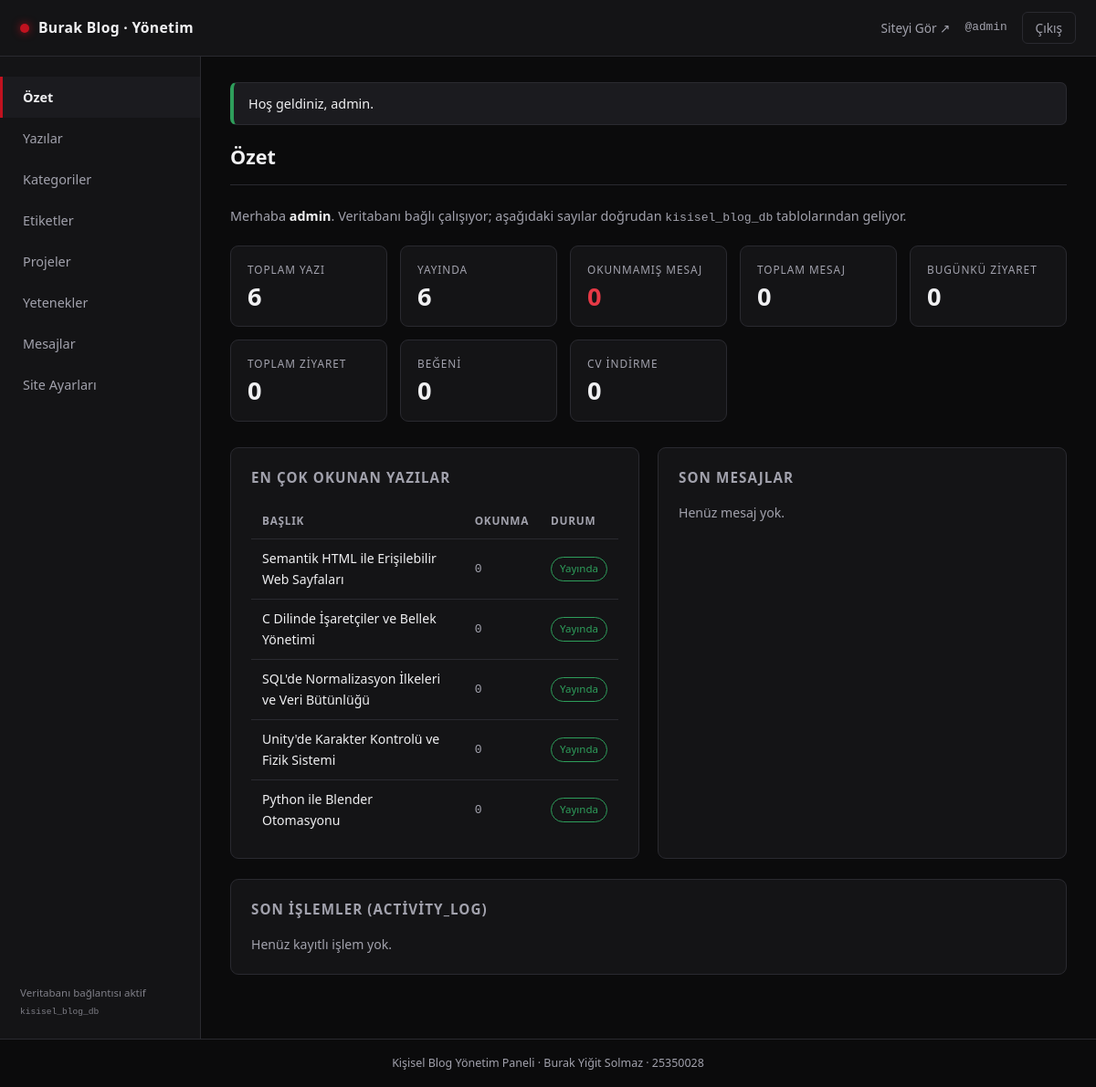
The page /admin/index.php (signed in) on the database its author committed.
### tables this page shows
CREATE TABLE `articles` (
  `id`           INT UNSIGNED NOT NULL AUTO_INCREMENT,
  `category_id`  INT UNSIGNED NULL,
  `title`        VARCHAR(190) NOT NULL,
  `slug`         VARCHAR(190) NOT NULL,
  `summary`      VARCHAR(400) NOT NULL DEFAULT '',
  `content`      MEDIUMTEXT   NOT NULL,
  `cover_image`  VARCHAR(190) NULL,
  `view_count`   INT UNSIGNED NOT NULL DEFAULT 0,
  `is_published` TINYINT(1)   NOT NULL DEFAULT 1,
  `created_at`   DATETIME     NOT NULL DEFAULT CURRENT_TIMESTAMP,
  `updated_at`   DATETIME     NOT NULL DEFAULT CURRENT_TIMESTAMP ON UPDATE CURRENT_TIMESTAMP,
  PRIMARY KEY (`id`),
  UNIQUE KEY `uq_articles_slug` (`slug`),
  KEY `idx_articles_category` (`category_id`),
  KEY `idx_articles_published` (`is_published`, `created_at`),
  CONSTRAINT `fk_articles_category`
    FOREIGN KEY (`category_id`) REFERENCES `categories` (`id`)
    ON DELETE SET NULL ON UPDATE CASCADE
);

### includes/functions.php (called while the page is built, shortened)
<?php
function e(?string $value): string
{
    return htmlspecialchars((string)$value, ENT_QUOTES, 'UTF-8');
}
function url(string $path = ''): string
{
    return BASE_URL . '/' . ltrim($path, '/');
}
function flash_get(): ?array
{
    if (isset($_SESSION['flash'])) {
        $flash = $_SESSION['flash'];
        return $flash;
    }
    return null;
}

### includes/db.php (called while the page is built, shortened)
<?php
function db(): PDO
{
    static $pdo = null;
    if ($pdo instanceof PDO) {
        return $pdo;
    }
    $dsn = sprintf(
        'mysql:host=%s;dbname=%s;charset=utf8mb4',
        DB_HOST,
        DB_NAME
    );
    try {
        $pdo = new PDO($dsn, DB_USER, DB_PASS, [
            PDO::ATTR_ERRMODE            => PDO::ERRMODE_EXCEPTION,
            PDO::ATTR_DEFAULT_FETCH_MODE => PDO::FETCH_ASSOC,
            PDO::ATTR_EMULATE_PREPARES   => false,
        ]);
    } catch (PDOException $e) {
        http_response_code(500);
        exit('Veritabanı bağlantısına erişilemiyor. XAMPP &gt; MySQL çalışıyor mu? (Detay: '
            . htmlspecialchars($e->getMessage(), ENT_QUOTES, 'UTF-8') . ')');
    }
    return $pdo;
}

### admin/includes/auth.php (called while the page is built, shortened)
<?php
require_once dirname(__DIR__, 2) . '/includes/db.php';
require_once dirname(__DIR__, 2) . '/includes/functions.php';
function current_admin(): ?array
{
    static $admin = null;
    if ($admin !== null) {
        return $admin;
    }
    $stmt = db()->prepare('SELECT id, username, created_at FROM admins WHERE id = ? LIMIT 1');
    $stmt->execute([(int)$_SESSION['admin_id']]);
    $row = $stmt->fetch();
    $admin = $row;
    return $admin;
}
function require_login(): array
{
    $admin = current_admin();
    return $admin;
}

### admin/index.php (the view, shortened to what this page needs)
<?php
require_once __DIR__ . '/includes/auth.php';
$admin = require_login();
$pdo = db();
$totalArticles   = (int)$pdo->query('SELECT COUNT(*) FROM articles')->fetchColumn();
$publishedCount  = (int)$pdo->query('SELECT COUNT(*) FROM articles WHERE is_published = 1')->fetchColumn();
$totalMessages   = (int)$pdo->query('SELECT COUNT(*) FROM messages')->fetchColumn();
$unreadMessages  = (int)$pdo->query('SELECT COUNT(*) FROM messages WHERE is_read = 0')->fetchColumn();
$totalVisits     = (int)$pdo->query('SELECT COUNT(*) FROM visits')->fetchColumn();
$todayVisits     = (int)$pdo->query('SELECT COUNT(*) FROM visits WHERE DATE(created_at) = CURDATE()')->fetchColumn();
$totalLikes      = (int)$pdo->query('SELECT COUNT(*) FROM article_likes')->fetchColumn();
$totalDownloads  = (int)$pdo->query('SELECT COUNT(*) FROM downloads')->fetchColumn();
$topArticles = $pdo->query(
    'SELECT id, title, slug, view_count, is_published
     FROM articles
     ORDER BY view_count DESC, created_at DESC
     LIMIT 5'
)->fetchAll();
$lastMessages = $pdo->query(
    'SELECT id, name, subject, is_read, created_at
     FROM messages
     ORDER BY created_at DESC
     LIMIT 4'
)->fetchAll();
$lastActivity = $pdo->query(
    'SELECT l.action, l.detail, l.created_at, a.username
     FROM activity_log l
     LEFT JOIN admins a ON a.id = l.admin_id
     ORDER BY l.created_at DESC, l.id DESC
     LIMIT 6'
)->fetchAll();
$adminTitle = 'Özet';
require __DIR__ . '/includes/layout-header.php';
?>
<p style="color:#a2a2ad;font-size:.9rem;margin-bottom:20px">
  Merhaba <strong style="color:#f0f0f2"><?= e($admin['username']) ?></strong>. Veritabanı bağlı çalışıyor;
  aşağıdaki sayılar doğrudan <span class="mono">kisisel_blog_db</span> tablolarından geliyor.
</p>
<div class="stat-grid">
  <div class="stat-card">
    <div class="stat-label">Toplam Yazı</div>
    <div class="stat-value"><?= $totalArticles ?></div>
  </div>
  <div class="stat-card">
    <div class="stat-label">Yayında</div>
    <div class="stat-value"><?= $publishedCount ?></div>
  </div>
  <div class="stat-card highlight">
    <div class="stat-label">Okunmamış Mesaj</div>
    <div class="stat-value"><?= $unreadMessages ?></div>
  </div>
  <div class="stat-card">
    <div class="stat-label">Toplam Mesaj</div>
    <div class="stat-value"><?= $totalMessages ?></div>
  </div>
  <div class="stat-card">
    <div class="stat-label">Bugünkü Ziyaret</div>
    <div class="stat-value"><?= $todayVisits ?></div>
  </div>
  <div class="stat-card">
    <div class="stat-label">Toplam Ziyaret</div>
    <div class="stat-value"><?= $totalVisits ?></div>
  </div>
  <div class="stat-card">
    <div class="stat-label">Beğeni</div>
    <div class="stat-value"><?= $totalLikes ?></div>
  </div>
  <div class="stat-card">
    <div class="stat-label">CV İndirme</div>
    <div class="stat-value"><?= $totalDownloads ?></div>
  </div>
</div>
<div class="split">
  <section class="panel">
    <h2>En Çok Okunan Yazılar</h2>
    <?php if (empty($topArticles)): ?>
      <p style="color:#a2a2ad;font-size:.88rem">Henüz yazı yok.</p>
    <?php else: ?>
      <div class="table-wrap">
        <table class="admin-table">
          <thead>
            <tr><th>Başlık</th><th>Okunma</th><th>Durum</th></tr>
          </thead>
          <tbody>
            <?php foreach ($topArticles as $row): ?>
              <tr>
                <td><?= e($row['title']) ?></td>
                <td class="mono"><?= (int)$row['view_count'] ?></td>
                <td>
                  <?php if ((int)$row['is_published'] === 1): ?>
                    <span class="badge badge-success">Yayında</span>
                  <?php else: ?>
                    <span class="badge badge-warn">Taslak</span>
                  <?php endif; ?>
                </td>
              </tr>
            <?php endforeach; ?>
          </tbody>
        </table>
      </div>
    <?php endif; ?>
  </section>
  <section class="panel">
    <h2>Son Mesajlar</h2>
    <?php if (empty($lastMessages)): ?>
      <p style="color:#a2a2ad;font-size:.88rem">Henüz mesaj yok.</p>
    <?php endif; ?>
  </section>
</div>
<section class="panel">
  <h2>Son İşlemler (activity_log)</h2>
  <?php if (empty($lastActivity)): ?>
    <p style="color:#a2a2ad;font-size:.88rem">Henüz kayıtlı işlem yok.</p>
  <?php endif; ?>
</section>
<?php require __DIR__ . '/includes/layout-footer.php'; ?>

### admin/includes/layout-header.php (shortened to what this page needs)
<?php
$currentAdmin = current_admin();
$adminTitle   = $adminTitle ?? 'Yönetim Paneli';
$currentFile  = basename($_SERVER['SCRIPT_NAME'] ?? 'index.php');
$menu = [
    'index.php'       => 'Özet',
    'yazilar.php'     => 'Yazılar',
    'kategoriler.php' => 'Kategoriler',
    'etiketler.php'   => 'Etiketler',
    'projeler.php'    => 'Projeler',
    'yetenekler.php'  => 'Yetenekler',
    'mesajlar.php'    => 'Mesajlar',
    'ayarlar.php'     => 'Site Ayarları',
];
?>
<!DOCTYPE html>
<html lang="tr">
<head>
  <link rel="stylesheet" href="<?= e(url('admin/assets/admin.css')) ?>">
</head>
<body>
  <header class="admin-topbar">
    <a class="admin-brand" href="<?= e(url('admin/index.php')) ?>">
      <span class="admin-brand-dot"></span> Burak Blog · Yönetim
    </a>
    <div class="admin-topbar-right">
      <a class="admin-site-link" href="<?= e(url()) ?>" target="_blank" rel="noopener">Siteyi Gör ↗</a>
      <?php if ($currentAdmin): ?>
        <span class="admin-user">@<?= e($currentAdmin['username']) ?></span>
        <a class="admin-logout" href="<?= e(url('admin/logout.php')) ?>">Çıkış</a>
      <?php endif; ?>
    </div>
  </header>
  <div class="admin-shell">
    <aside class="admin-sidebar">
      <nav aria-label="Yönetim menüsü">
        <ul>
          <?php foreach ($menu as $file => $label): ?>
            <li>
              <a class="<?= $currentFile === $file ? 'active' : '' ?>"
                 href="<?= e(url('admin/' . $file)) ?>"><?= e($label) ?></a>
            </li>
          <?php endforeach; ?>
        </ul>
      </nav>
      <p class="admin-version">Veritabanı bağlantısı aktif<br><small>kisisel_blog_db</small></p>
    </aside>
    <main class="admin-main">
      <?php $flash = flash_get(); ?>
      <?php if ($flash): ?>
        <div class="admin-flash admin-flash-<?= e($flash['type']) ?>">
          <?= e($flash['message']) ?>
        </div>
      <?php endif; ?>
      <h1 class="admin-title"><?= e($adminTitle) ?></h1>

### admin/assets/admin.css (style rules this page uses)
:root { --a-bg: #0b0b0c; --a-panel: #141416; --a-panel-2: #1b1b1f; --a-border: #2a2a30; --a-text: #f0f0f2; --a-text-2: #a2a2ad; --a-accent: #c1121f; --a-accent-2: #e63946; --a-success: #2e9e5b; --a-warn: #d99b1f; }
* { margin: 0; padding: 0; box-sizing: border-box; }
body { font-family: "Segoe UI", Roboto, Helvetica, Arial, sans-serif; background: var(--a-bg); color: var(--a-text); line-height: 1.6; font-size: 15px; }
a { color: inherit; text-decoration: none; }
ul { list-style: none; }
.admin-topbar { position: sticky; top: 0; z-index: 30; display: flex; align-items: center; justify-content: space-between; gap: 16px; padding: 0 22px; height: 62px; background: var(--a-panel); border-bottom: 1px solid var(--a-border); }
.admin-brand { display: flex; align-items: center; gap: 10px; font-weight: 700; font-size: 0.98rem; letter-spacing: 0.02em; }
.admin-brand-dot { width: 10px; height: 10px; border-radius: 50%; background: var(--a-accent); box-shadow: 0 0 10px rgba(193, 18, 31, 0.8); }
.admin-topbar-right { display: flex; align-items: center; gap: 16px; font-size: 0.85rem; }
.admin-site-link { color: var(--a-text-2); }
.admin-user { color: var(--a-text-2); font-family: Consolas, monospace; font-size: 0.8rem; }
.admin-logout { padding: 6px 14px; border: 1px solid var(--a-border); border-radius: 6px; color: var(--a-text-2); transition: all 0.2s ease; }
.admin-shell { display: grid; grid-template-columns: 220px minmax(0, 1fr); min-height: calc(100vh - 62px); }
.admin-sidebar { background: var(--a-panel); border-right: 1px solid var(--a-border); padding: 22px 0; display: flex; flex-direction: column; justify-content: space-between; }
.admin-sidebar nav ul li a { display: block; padding: 11px 22px; color: var(--a-text-2); font-size: 0.9rem; border-left: 3px solid transparent; transition: all 0.18s ease; }
.admin-sidebar nav ul li a.active { border-left-color: var(--a-accent); background: var(--a-panel-2); color: var(--a-text); font-weight: 600; }
.admin-version { padding: 0 22px; font-size: 0.72rem; color: var(--a-text-2); opacity: 0.75; }
.admin-version small { font-family: Consolas, monospace; }
.admin-main { padding: 28px 32px 48px; min-width: 0; }
.admin-title { font-size: 1.35rem; margin-bottom: 22px; padding-bottom: 12px; border-bottom: 1px solid var(--a-border); }
.admin-flash { padding: 11px 16px; border-radius: 7px; margin-bottom: 18px; font-size: 0.9rem; border: 1px solid var(--a-border); border-left: 4px solid var(--a-accent); background: var(--a-panel-2); }
.admin-flash-success { border-left-color: var(--a-success); }
.stat-grid { display: grid; grid-template-columns: repeat(auto-fit, minmax(150px, 1fr)); gap: 14px; margin-bottom: 28px; }
.stat-card { background: var(--a-panel); border: 1px solid var(--a-border); border-radius: 9px; padding: 16px 18px; }
.stat-card .stat-label { font-size: 0.74rem; text-transform: uppercase; letter-spacing: 0.08em; color: var(--a-text-2); }
.stat-card .stat-value { font-size: 1.7rem; font-weight: 700; line-height: 1.2; margin-top: 4px; }
.stat-card.highlight .stat-value { color: var(--a-accent-2); }
.panel { background: var(--a-panel); border: 1px solid var(--a-border); border-radius: 9px; padding: 20px 22px; margin-bottom: 22px; }
.panel h2 { font-size: 0.95rem; text-transform: uppercase; letter-spacing: 0.07em; color: var(--a-text-2); margin-bottom: 16px; }
.split { display: grid; grid-template-columns: repeat(auto-fit, minmax(300px, 1fr)); gap: 20px; }
.admin-table { width: 100%; border-collapse: collapse; font-size: 0.88rem; }
.admin-table th { text-align: left; padding: 10px 12px; font-size: 0.74rem; text-transform: uppercase; letter-spacing: 0.06em; color: var(--a-text-2); border-bottom: 1px solid var(--a-border); white-space: nowrap; }
.admin-table td { padding: 10px 12px; border-bottom: 1px solid var(--a-border); vertical-align: middle; }
.admin-table tr:last-child td { border-bottom: none; }
.table-wrap { overflow-x: auto; }
.mono { font-family: Consolas, monospace; font-size: 0.82rem; color: var(--a-text-2); }
.badge { display: inline-block; padding: 3px 9px; border-radius: 999px; font-size: 0.72rem; border: 1px solid var(--a-border); color: var(--a-text-2); white-space: nowrap; }
.badge-success { border-color: var(--a-success); color: var(--a-success); }

### rows shown on the page
articles: title "Semantik HTML ile Erişilebilir Web Sayfaları", view_count "0", is_published "Yayında"
articles: title "C Dilinde İşaretçiler ve Bellek Yönetimi", view_count "0", is_published "Yayında"
articles: title "SQL'de Normalizasyon İlkeleri ve Veri Bütünlüğü", view_count "0", is_published "Yayında"
articles: title "Unity'de Karakter Kontrolü ve Fizik Sistemi", view_count "0", is_published "Yayında"
articles: title "Python ile Blender Otomasyonu", view_count "0", is_published "Yayında"

### other values the page prints
$currentAdmin['username'] "admin"
$label "Özet"
$label "Yazılar"
$label "Kategoriler"
$label "Etiketler"
$label "Projeler"
$label "Yetenekler"
$label "Mesajlar"
$label "Site Ayarları"
$flash['message'] "Hoş geldiniz, admin."
$adminTitle "Özet"
$admin['username'] "admin"
$totalArticles "6"
$publishedCount "6"
$unreadMessages "0"
